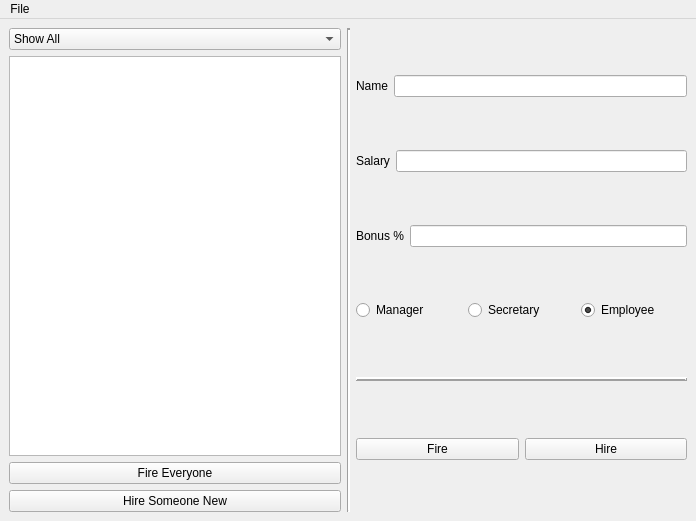
<?xml version="1.0" encoding="UTF-8"?>
<ui version="4.0">
 <class>CompanyWindow</class>
 <widget class="QMainWindow" name="CompanyWindow">
  <property name="geometry">
   <rect>
    <x>0</x>
    <y>0</y>
    <width>696</width>
    <height>521</height>
   </rect>
  </property>
  <property name="windowTitle">
   <string>Employee Manager</string>
  </property>
  <widget class="QWidget" name="centralwidget">
   <layout class="QHBoxLayout" name="horizontalLayout">
    <item>
     <layout class="QVBoxLayout" name="verticalLayout">
      <item>
       <widget class="QComboBox" name="showCombobox">
        <item>
         <property name="text">
          <string>Show All</string>
         </property>
        </item>
        <item>
         <property name="text">
          <string>Show Managers Only</string>
         </property>
        </item>
        <item>
         <property name="text">
          <string>Show Secretaries Only</string>
         </property>
        </item>
        <item>
         <property name="text">
          <string>Show Others Only</string>
         </property>
        </item>
       </widget>
      </item>
      <item>
       <widget class="QListWidget" name="employeesList">
        <property name="sortingEnabled">
         <bool>true</bool>
        </property>
       </widget>
      </item>
      <item>
       <widget class="QPushButton" name="fireEveryoneButton">
        <property name="text">
         <string>Fire Everyone</string>
        </property>
       </widget>
      </item>
      <item>
       <widget class="QPushButton" name="hireSomeoneButton">
        <property name="text">
         <string>Hire Someone New</string>
        </property>
       </widget>
      </item>
     </layout>
    </item>
    <item>
     <widget class="Line" name="line_2">
      <property name="lineWidth">
       <number>2</number>
      </property>
      <property name="orientation">
       <enum>Qt::Vertical</enum>
      </property>
     </widget>
    </item>
    <item>
     <layout class="QVBoxLayout" name="verticalLayout_2">
      <item>
       <layout class="QHBoxLayout" name="horizontalLayout_2">
        <item>
         <widget class="QLabel" name="nameLabel">
          <property name="text">
           <string>Name</string>
          </property>
         </widget>
        </item>
        <item>
         <widget class="QLineEdit" name="nameEditor">
          <property name="text">
           <string/>
          </property>
         </widget>
        </item>
       </layout>
      </item>
      <item>
       <layout class="QHBoxLayout" name="horizontalLayout_3">
        <item>
         <widget class="QLabel" name="salaryLabel">
          <property name="text">
           <string>Salary</string>
          </property>
         </widget>
        </item>
        <item>
         <widget class="QLineEdit" name="salaryEditor"/>
        </item>
       </layout>
      </item>
      <item>
       <layout class="QHBoxLayout" name="horizontalLayout_4">
        <item>
         <widget class="QLabel" name="bonusLabel">
          <property name="text">
           <string>Bonus %</string>
          </property>
         </widget>
        </item>
        <item>
         <widget class="QLineEdit" name="bonusEditor"/>
        </item>
       </layout>
      </item>
      <item>
       <layout class="QHBoxLayout" name="horizontalLayout_6">
        <item>
         <widget class="QRadioButton" name="managerRButton">
          <property name="text">
           <string>Manager</string>
          </property>
         </widget>
        </item>
        <item>
         <widget class="QRadioButton" name="secretaryRButton">
          <property name="text">
           <string>Secretary</string>
          </property>
          <attribute name="buttonGroup">
           <string notr="true">employeeTypeRadioButtons</string>
          </attribute>
         </widget>
        </item>
        <item>
         <widget class="QRadioButton" name="employeeRButton">
          <property name="text">
           <string>Employee</string>
          </property>
          <property name="checked">
           <bool>true</bool>
          </property>
          <attribute name="buttonGroup">
           <string notr="true">employeeTypeRadioButtons</string>
          </attribute>
         </widget>
        </item>
       </layout>
      </item>
      <item>
       <widget class="Line" name="line">
        <property name="minimumSize">
         <size>
          <width>0</width>
          <height>12</height>
         </size>
        </property>
        <property name="frameShadow">
         <enum>QFrame::Raised</enum>
        </property>
        <property name="lineWidth">
         <number>2</number>
        </property>
        <property name="orientation">
         <enum>Qt::Horizontal</enum>
        </property>
       </widget>
      </item>
      <item>
       <layout class="QHBoxLayout" name="horizontalLayout_5">
        <item>
         <widget class="QPushButton" name="fireButton">
          <property name="text">
           <string>Fire</string>
          </property>
         </widget>
        </item>
        <item>
         <widget class="QPushButton" name="hireButton">
          <property name="text">
           <string>Hire</string>
          </property>
         </widget>
        </item>
       </layout>
      </item>
     </layout>
    </item>
   </layout>
  </widget>
  <widget class="QMenuBar" name="menubar">
   <property name="geometry">
    <rect>
     <x>0</x>
     <y>0</y>
     <width>696</width>
     <height>21</height>
    </rect>
   </property>
   <widget class="QMenu" name="menuFile">
    <property name="title">
     <string>File</string>
    </property>
    <addaction name="actionExit"/>
   </widget>
   <addaction name="menuFile"/>
  </widget>
  <action name="actionExit">
   <property name="text">
    <string>Exit</string>
   </property>
  </action>
 </widget>
 <resources/>
 <connections>
  <connection>
   <sender>actionExit</sender>
   <signal>triggered()</signal>
   <receiver>CompanyWindow</receiver>
   <slot>close()</slot>
   <hints>
    <hint type="sourcelabel">
     <x>-1</x>
     <y>-1</y>
    </hint>
    <hint type="destinationlabel">
     <x>347</x>
     <y>260</y>
    </hint>
   </hints>
  </connection>
 </connections>
 <buttongroups>
  <buttongroup name="employeeTypeRadioButtons"/>
 </buttongroups>
</ui>
